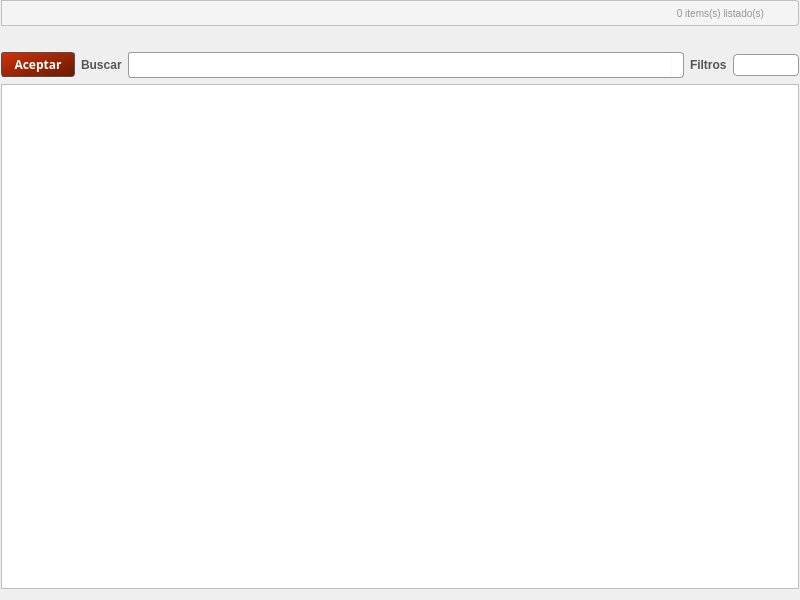
<?xml version="1.0" encoding="UTF-8"?>
<ui version="4.0">
 <class>Dialog</class>
 <widget class="QDialog" name="Dialog">
  <property name="geometry">
   <rect>
    <x>0</x>
    <y>0</y>
    <width>800</width>
    <height>600</height>
   </rect>
  </property>
  <property name="windowTitle">
   <string/>
  </property>
  <layout class="QVBoxLayout" name="verticalLayout">
   <property name="leftMargin">
    <number>1</number>
   </property>
   <property name="topMargin">
    <number>0</number>
   </property>
   <property name="rightMargin">
    <number>1</number>
   </property>
   <item>
    <layout class="QHBoxLayout" name="horizontalLayout_2">
     <property name="spacing">
      <number>0</number>
     </property>
     <item>
      <widget class="QLabel" name="lbTitulo">
       <property name="sizePolicy">
        <sizepolicy hsizetype="Preferred" vsizetype="Minimum">
         <horstretch>0</horstretch>
         <verstretch>0</verstretch>
        </sizepolicy>
       </property>
       <property name="minimumSize">
        <size>
         <width>42</width>
         <height>0</height>
        </size>
       </property>
       <property name="styleSheet">
        <string notr="true">QLabel {
color: #252424;
/*background-color:qlineargradient(spread:reflect, x1:1, y1:1, x2:1, y2:0, stop:0 rgba(224, 224, 224, 255), stop:0.495413 rgba(248, 248, 248, 255));*/
background-color:rgb(244, 244, 244);

padding:4px;
font: bold 14px;
font-family: Ubuntu, Helvetica, sans-serif;



border-top-left-radius: 3px solid rgb(244, 244, 244);
border-bottom-left-radius: 3px solid rgb(244, 244, 244) ;

border-top: 1px solid #BFBFBF;
border-bottom:1px solid #BFBFBF;
border-left:1px solid #BFBFBF;

}</string>
       </property>
       <property name="text">
        <string>&lt;Lo que quiero buscar&gt;</string>
       </property>
      </widget>
     </item>
     <item>
      <widget class="QLabel" name="lbCantidadItems">
       <property name="sizePolicy">
        <sizepolicy hsizetype="Preferred" vsizetype="Preferred">
         <horstretch>0</horstretch>
         <verstretch>0</verstretch>
        </sizepolicy>
       </property>
       <property name="minimumSize">
        <size>
         <width>42</width>
         <height>0</height>
        </size>
       </property>
       <property name="styleSheet">
        <string notr="true">QLabel {
color: rgb(147, 147, 147);
background-color:rgb(244, 244, 244);

padding:3px;
font: 10px;
font-family: Ubuntu, Helvetica, sans-serif;

/*
border-top-left: 1px solid rgb(244, 244, 244);
border-top-right: 1px solid rgb(244, 244, 244);
border-bottom-right: 1px solid rgb(244, 244, 244);
border-bottom-left: 1px solid rgb(244, 244, 244);*/
border-top: 1px solid #BFBFBF;
border-bottom: 1px solid #BFBFBF;
}</string>
       </property>
       <property name="text">
        <string>0 items(s) listado(s)</string>
       </property>
       <property name="alignment">
        <set>Qt::AlignRight|Qt::AlignTrailing|Qt::AlignVCenter</set>
       </property>
      </widget>
     </item>
     <item>
      <widget class="QPushButton" name="btSalir">
       <property name="maximumSize">
        <size>
         <width>30</width>
         <height>16777215</height>
        </size>
       </property>
       <property name="cursor">
        <cursorShape>PointingHandCursor</cursorShape>
       </property>
       <property name="styleSheet">
        <string notr="true">QPushButton {
color: #252424;
/*background-color:qlineargradient(spread:reflect, x1:1, y1:1, x2:1, y2:0, stop:0 rgba(224, 224, 224, 255), stop:0.495413 rgba(248, 248, 248, 255));*/
background-color:rgb(244, 244, 244);

padding: 4px;
font: bold 14px;
font-family: Ubuntu, Helvetica, sans-serif;
border: 1px solid #BFBFBF;


border-top-left-radius: 0px solid rgb(244, 244, 244);
border-top-right-radius: 3px;
border-bottom-right-radius: 3px;
border-bottom-left-radius: 0px solid rgb(244, 244, 244);

border-left: 0px solid black;
}

QPushButton:hover{
background-color:rgb(254, 254, 254);
}

</string>
       </property>
       <property name="text">
        <string/>
       </property>
       <property name="icon">
        <iconset resource="images_rc/images.qrc">
         <normaloff>:/newPrefix/close.png</normaloff>:/newPrefix/close.png</iconset>
       </property>
      </widget>
     </item>
    </layout>
   </item>
   <item>
    <widget class="QLabel" name="label_3">
     <property name="text">
      <string/>
     </property>
    </widget>
   </item>
   <item>
    <layout class="QHBoxLayout" name="horizontalLayout_3">
     <item>
      <widget class="QPushButton" name="btAceptar">
       <property name="sizePolicy">
        <sizepolicy hsizetype="MinimumExpanding" vsizetype="Fixed">
         <horstretch>0</horstretch>
         <verstretch>0</verstretch>
        </sizepolicy>
       </property>
       <property name="maximumSize">
        <size>
         <width>74</width>
         <height>16777215</height>
        </size>
       </property>
       <property name="font">
        <font>
         <family>Ubuntu,Helvetica,sans-serif</family>
         <weight>75</weight>
         <bold>true</bold>
        </font>
       </property>
       <property name="cursor">
        <cursorShape>PointingHandCursor</cursorShape>
       </property>
       <property name="styleSheet">
        <string notr="true">QPushButton{
color: rgb(255, 255, 255);
background-color: qlineargradient(spread:pad, x1:0.005, y1:0.006, x2:0.990476, y2:1, stop:0.0047619  rgb(207, 50, 7), stop:1 rgb(102, 25, 3));
border: 1px solid #505050;
border-radius: 3px;
padding:3px
}
QPushButton:pressed{	
	border: 3px solid #505050;
}</string>
       </property>
       <property name="text">
        <string>Aceptar</string>
       </property>
      </widget>
     </item>
     <item>
      <widget class="QLabel" name="label_2">
       <property name="styleSheet">
        <string notr="true">QLabel{
color:rgb(85, 85, 85);
font:bold;
font-family: Ubuntu, Helvetica, sans-serif;
}</string>
       </property>
       <property name="text">
        <string>Buscar</string>
       </property>
      </widget>
     </item>
     <item>
      <layout class="QHBoxLayout" name="horizontalLayout">
       <property name="spacing">
        <number>0</number>
       </property>
       <property name="sizeConstraint">
        <enum>QLayout::SetDefaultConstraint</enum>
       </property>
       <item>
        <widget class="QLineEdit" name="leBusqueda">
         <property name="sizePolicy">
          <sizepolicy hsizetype="Expanding" vsizetype="Fixed">
           <horstretch>0</horstretch>
           <verstretch>0</verstretch>
          </sizepolicy>
         </property>
         <property name="minimumSize">
          <size>
           <width>96</width>
           <height>0</height>
          </size>
         </property>
         <property name="styleSheet">
          <string notr="true">QLineEdit { 
border: 1px solid #999999; 
padding: 2px 2px 2px 2px;
min-width: 90px;
height: 20px;

border-top-left-radius: 3px ;
border-top-right-radius: 0px solid white;
border-bottom-right-radius: 0px ;
border-bottom-left-radius: 3px;

}</string>
         </property>
        </widget>
       </item>
       <item>
        <widget class="QLabel" name="label_4">
         <property name="sizePolicy">
          <sizepolicy hsizetype="Fixed" vsizetype="Preferred">
           <horstretch>0</horstretch>
           <verstretch>0</verstretch>
          </sizepolicy>
         </property>
         <property name="minimumSize">
          <size>
           <width>0</width>
           <height>26</height>
          </size>
         </property>
         <property name="maximumSize">
          <size>
           <width>30</width>
           <height>26</height>
          </size>
         </property>
         <property name="styleSheet">
          <string notr="true">QLabel { 
background: white;
border: 1px solid #999999; 
padding: 2px 2px 2px 2px;

height: 30px;
width:26px;

border-top-left-radius: 0px ;
border-top-right-radius: 3px;
border-bottom-right-radius: 3px;
border-bottom-left-radius: 0px;

border-left: 0px solid white;
}</string>
         </property>
         <property name="pixmap">
          <pixmap resource="images_rc/images.qrc">:/newPrefix/find.png</pixmap>
         </property>
         <property name="scaledContents">
          <bool>true</bool>
         </property>
         <property name="alignment">
          <set>Qt::AlignCenter</set>
         </property>
        </widget>
       </item>
      </layout>
     </item>
     <item>
      <widget class="QLabel" name="label">
       <property name="styleSheet">
        <string notr="true">QLabel{
color:rgb(85, 85, 85);
font:bold;
font-family: Ubuntu, Helvetica, sans-serif;
}</string>
       </property>
       <property name="text">
        <string>Filtros</string>
       </property>
      </widget>
     </item>
     <item>
      <widget class="QComboBox" name="cbCampos">
       <property name="styleSheet">
        <string notr="true">QComboBox {
border: 1px solid #999999; 
border-radius: 4px;
padding: 2px 2px 2px 2px;
min-width: 6em;
}
QComboBox::down-arrow {
image: url(:newPrefix/arrow_down.png);
height: 10px;
}
QComboBox:editable {
background: white;
}
QComboBox::drop-down { border-style: none}
</string>
       </property>
      </widget>
     </item>
    </layout>
   </item>
   <item>
    <widget class="QTableWidget" name="twDatos">
     <property name="styleSheet">
      <string notr="true">QHeaderView::section {
border-radius: 3px;
padding: 2px 4px 2px 4px;

/* Fuente */
color: #3A3939;
font: bold 11px;
text-align: left;
font-family: Ubuntu, Helvetica, sans-serif;

background-color:rgb(244, 244, 244);
/*qlineargradient(spread:reflect, x1:1, y1:1, x2:1, y2:0, stop:0 rgba(240, 240, 240, 255), stop:0.509174 rgba(250, 250, 250, 255), stop:0.963303 rgba(255, 255, 255, 255));*/
/* Bordes */
border-bottom: 1px solid #E3E3E3;
border-top: 1px solid #FFFFFF;
padding:6px;
border-top-left-radius: 0px;

}

QTableWidget{
font-family: Ubuntu, Helvetica, sans-serif;
font-size: 12px;
text-align: left;

border: 1px solid #BFBFBF;

}</string>
     </property>
     <property name="frameShape">
      <enum>QFrame::Box</enum>
     </property>
     <property name="lineWidth">
      <number>0</number>
     </property>
     <property name="editTriggers">
      <set>QAbstractItemView::AnyKeyPressed</set>
     </property>
     <property name="alternatingRowColors">
      <bool>true</bool>
     </property>
     <property name="selectionMode">
      <enum>QAbstractItemView::SingleSelection</enum>
     </property>
     <property name="selectionBehavior">
      <enum>QAbstractItemView::SelectRows</enum>
     </property>
     <property name="textElideMode">
      <enum>Qt::ElideLeft</enum>
     </property>
     <property name="verticalScrollMode">
      <enum>QAbstractItemView::ScrollPerItem</enum>
     </property>
     <property name="horizontalScrollMode">
      <enum>QAbstractItemView::ScrollPerItem</enum>
     </property>
     <property name="showGrid">
      <bool>true</bool>
     </property>
     <property name="gridStyle">
      <enum>Qt::NoPen</enum>
     </property>
     <property name="sortingEnabled">
      <bool>true</bool>
     </property>
     <property name="wordWrap">
      <bool>true</bool>
     </property>
     <property name="cornerButtonEnabled">
      <bool>false</bool>
     </property>
     <attribute name="horizontalHeaderVisible">
      <bool>true</bool>
     </attribute>
     <attribute name="horizontalHeaderHighlightSections">
      <bool>true</bool>
     </attribute>
     <attribute name="horizontalHeaderShowSortIndicator" stdset="0">
      <bool>true</bool>
     </attribute>
     <attribute name="horizontalHeaderStretchLastSection">
      <bool>true</bool>
     </attribute>
     <attribute name="verticalHeaderVisible">
      <bool>false</bool>
     </attribute>
     <attribute name="verticalHeaderCascadingSectionResizes">
      <bool>false</bool>
     </attribute>
     <attribute name="verticalHeaderDefaultSectionSize">
      <number>24</number>
     </attribute>
     <attribute name="verticalHeaderHighlightSections">
      <bool>false</bool>
     </attribute>
     <attribute name="verticalHeaderShowSortIndicator" stdset="0">
      <bool>false</bool>
     </attribute>
     <attribute name="verticalHeaderStretchLastSection">
      <bool>false</bool>
     </attribute>
    </widget>
   </item>
  </layout>
  <zorder>layoutWidget</zorder>
  <zorder>layoutWidget</zorder>
  <zorder>label_3</zorder>
  <zorder>twDatos</zorder>
 </widget>
 <resources>
  <include location="images_rc/images.qrc"/>
 </resources>
 <connections>
  <connection>
   <sender>btSalir</sender>
   <signal>clicked()</signal>
   <receiver>Dialog</receiver>
   <slot>close()</slot>
   <hints>
    <hint type="sourcelabel">
     <x>776</x>
     <y>21</y>
    </hint>
    <hint type="destinationlabel">
     <x>796</x>
     <y>72</y>
    </hint>
   </hints>
  </connection>
 </connections>
</ui>
